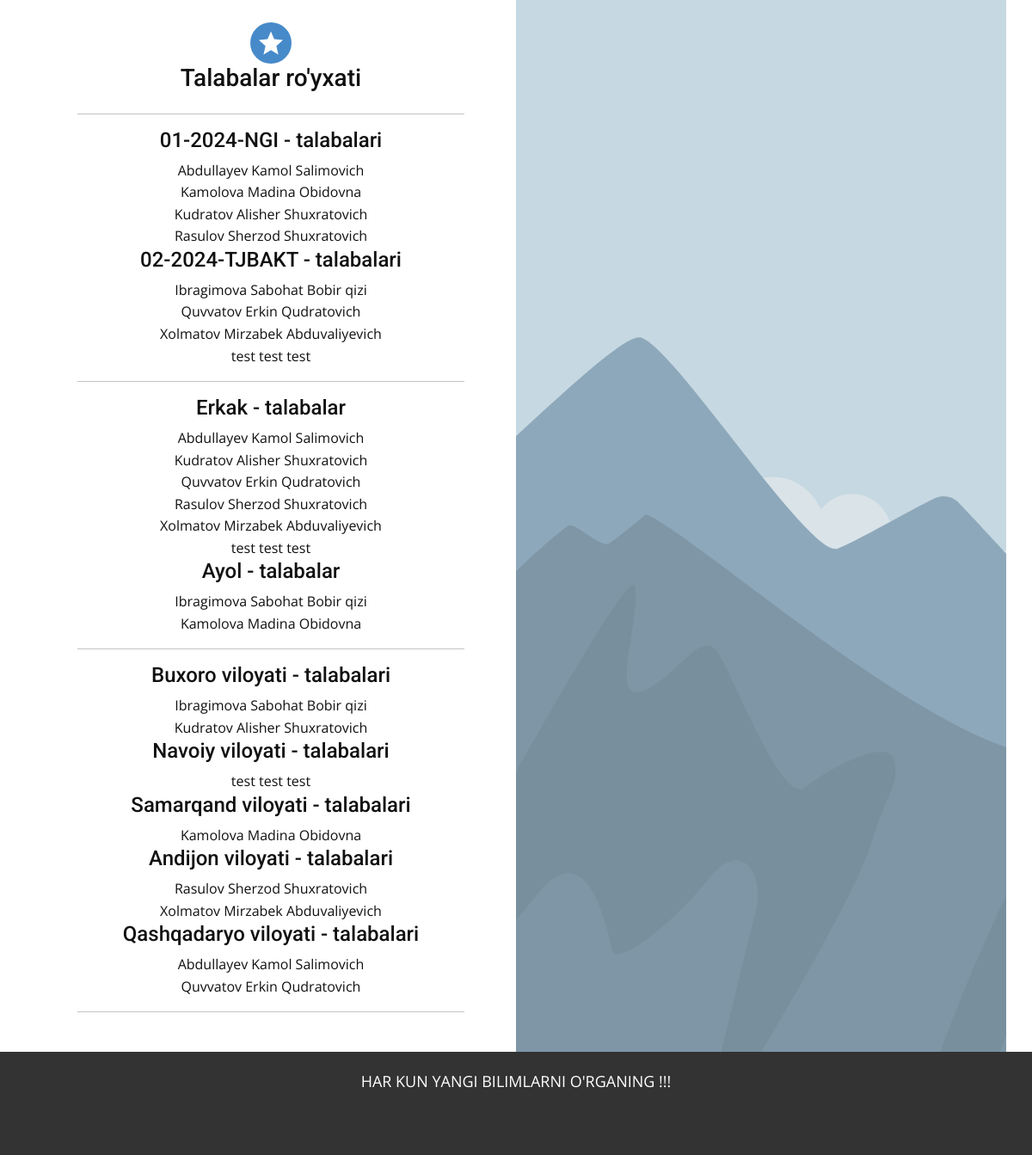
Before: /talaba_related/ (lower part) with the older database file.
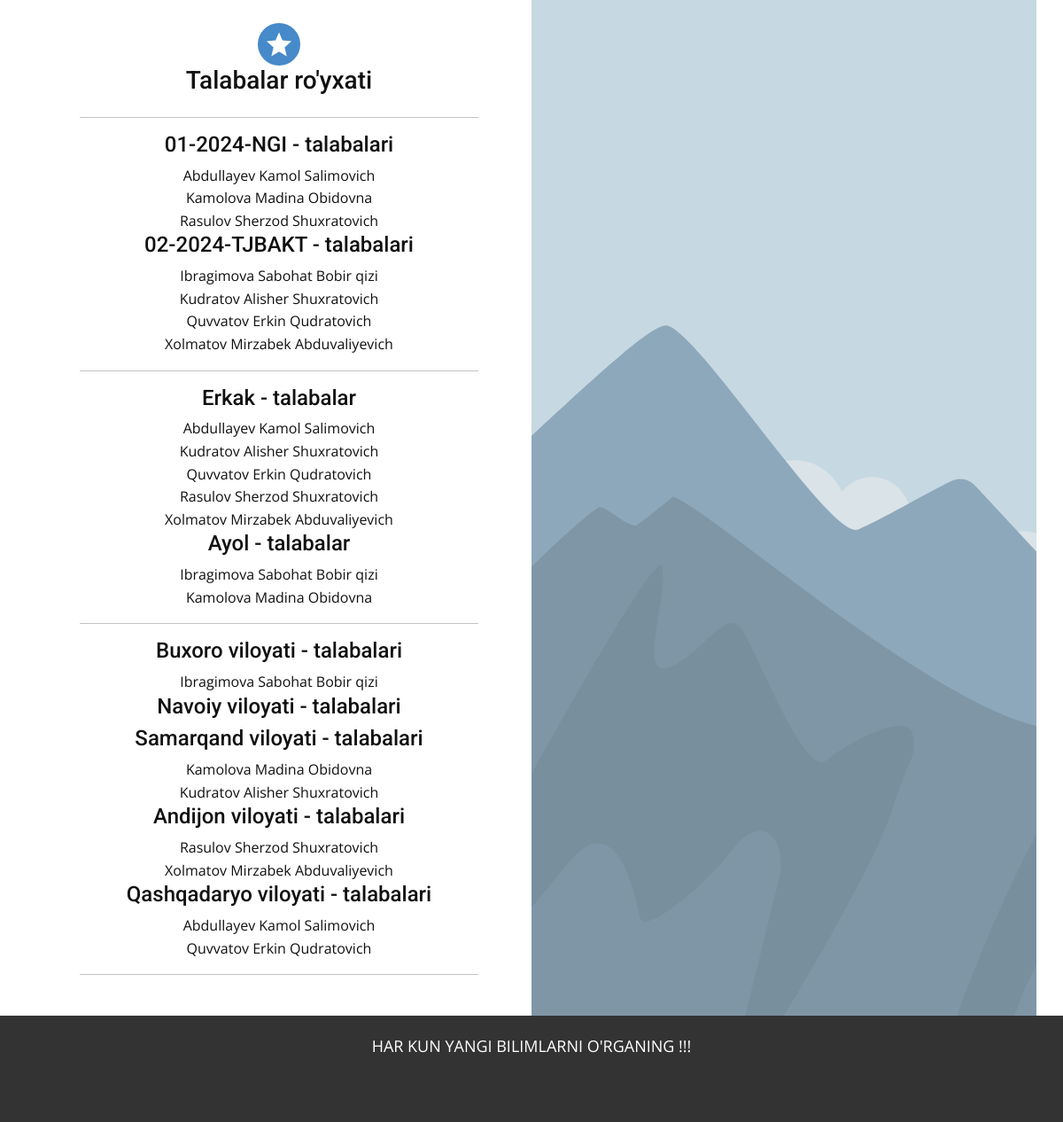
After: the same page with the newer database file.
### student/models.py (models this page shows, shortened)
class Guruh(models.Model):
    guruh_raqami = models.CharField(max_length=100)
    guruh_rahbari = models.CharField(max_length=200)
    class Meta:
        managed = True
        db_table = 'guruh'
        verbose_name = "Guruh"
        verbose_name_plural = "Guruhlar"
    def __str__(self):
        return self.guruh_raqami

class Talaba(models.Model):
    familiya = models.CharField(max_length=50)
    ism = models.CharField(max_length=50)
    otasining_ismi = models.CharField(max_length=50)
    tavallud_kuni = models.DateField()
    yashash_manzili = models.CharField(max_length=200)
    telefon_raqami = models.CharField(max_length=100)
    guruh = models.ForeignKey('Guruh', on_delete=models.DO_NOTHING, db_column='guruh', related_name='talabalar')
    jinsi = models.ForeignKey('Jinsi', on_delete=models.DO_NOTHING, db_column='jinsi', related_name='talabalar')
    viloyat = models.ForeignKey('Viloyatlar', on_delete=models.DO_NOTHING, db_column='viloyat', related_name='talabalar')
    fanlar = models.ManyToManyField('Fanlar')
    image = models.ImageField(upload_to='images')
    created_by = CurrentUserField()
    slug = models.SlugField()
    class Meta:
        managed = True
        db_table = 'talaba'
        ordering = ["familiya"]
        verbose_name = "Talaba"
        verbose_name_plural = "Talabalar"
    def fullname(self):
        return f"{self.familiya} {self.ism} {self.otasining_ismi}"

class Jinsi(models.Model):
    jins = models.CharField(max_length=5)
    class Meta:
        managed = True
        db_table = 'jinsi'
        verbose_name = "Jins"
        verbose_name_plural = "Jinslar"
    def __str__(self):
        return self.jins

class Viloyatlar(models.Model):
    viloyat_nomi = models.CharField(max_length=100)
    class Meta:
        managed = True
        db_table = 'viloyatlar'
        verbose_name = "Viloyat"
        verbose_name_plural = "Viloyatlar"
    def __str__(self):
        return self.viloyat_nomi

### student/views.py (the view)
# urls.py: path('talaba_related/', talaba_related, name='talaba_related'),
def talaba_related(request):
    guruhlar = Guruh.objects.all()
    jinslar = Jinsi.objects.all()
    viloyat = Viloyatlar.objects.all()
    return render(request,
                  'talaba_related.html',
                  {'guruhlar' : guruhlar,
                  'jinslar' : jinslar,
                  'viloyat' : viloyat})

### student/templates/talaba_related.html
{% extends 'base.html' %}
{% block 'data' %}
    <h3>Talabalar ro'yxati</h3><hr>
    {% for x in guruhlar %}
    <h4>        {{ x }} - talabalari</br>    </h4>
        {% for y in x.talabalar.all %}
            {{ y.fullname }}</br>
        {% endfor %}
    {% endfor %}
    <hr>
    {% for x in jinslar %}
    <h4>        {{ x }} - talabalar</br>    </h4>
        {% for y in x.talabalar.all %}
            {{ y.fullname }}</br>
        {% endfor %}
    {% endfor %}
    <hr>
    {% for x in viloyat %}
    <h4>        {{ x }} - talabalari</br>    </h4>
        {% for y in x.talabalar.all %}
            {{ y.fullname }}</br>
        {% endfor %}
    {% endfor %}
    <hr>
{% endblock %}
{% block 'footer' %}
    <p>HAR KUN YANGI BILIMLARNI O'RGANING !!!</p>
{% endblock %}

### student/templates/base.html (shortened to what this page needs)
{% load static %}
{% load crispy_forms_tags %}
<!DOCTYPE html>
<html style="font-size: 16px;" lang="ru"><head>
    <link rel="stylesheet" href="{% static 'nicepage.css' %}" media="screen">
    <link rel="stylesheet" href="{% static 'main.css' %}" media="screen">
  <link rel="stylesheet" href="https://code.jquery.com/ui/1.13.2/themes/base/jquery-ui.css">
  <link href="https://cdn.jsdelivr.net/npm/bootstrap@5.3.3/dist/css/bootstrap.min.css" rel="stylesheet">
  <meta data-intl-tel-input-cdn-path="intlTelInput/"></head>
  <body data-home-page="https://website6161720.nicepage.io/Главная.html?version=b3ee80cb-ac63-7ad0-20cd-9604ff540ec7" data-home-page-title="Главная" data-path-to-root="./" data-include-products="false" class="u-body u-xl-mode" data-lang="ru">
    <section class="u-clearfix u-section-2" id="sec-ed8f">
      <div class="u-clearfix u-sheet u-sheet-1">
        <div class="data-layout-selected u-clearfix u-expanded-width u-gutter-0 u-layout-wrap u-layout-wrap-1">
          <div class="u-layout">
            <div class="u-layout-row">
              <div class="u-align-center u-container-style u-layout-cell u-left-cell u-size-30 u-size-xs-60 u-white u-layout-cell-1" src="">
                <div class="u-container-layout u-valign-middle u-container-layout-1"><span class="u-icon u-icon-circle u-palette-1-base u-icon-1"><svg class="u-svg-link" preserveAspectRatio="xMidYMin slice" viewBox="0 0 32 32"><use xlink:href="#svg-9a68"></use></svg>
              </span>
                 {% block 'data' %}{% endblock %}
                </div>
              </div>
              <div class="u-container-style u-image u-layout-cell u-right-cell u-size-30 u-size-xs-60 u-image-1" src="" data-image-width="1080" data-image-height="1080">
                <div class="u-container-layout u-valign-middle u-container-layout-2" src="">
                </div>
              </div>
            </div>
          </div>
        </div>
      </div>
    </section>
    <footer class="u-align-center u-clearfix u-footer u-grey-80 u-footer" id="sec-bfb7">
      <div class="u-clearfix u-sheet u-sheet-1">
        {% block 'footer' %}{% endblock %}
      </div></footer>
    </body></html>

### student/static/main.css (style rules this page uses)
.u-section-2 { min-height: 66px; }
.u-section-2 .u-sheet-1 { min-height: 655px; }
.u-section-2 .u-layout-wrap-1 { margin: 0 auto 0 0; }
.u-section-2 .u-layout-cell-1 { min-height: 655px; }
.u-section-2 .u-container-layout-1 { padding: 30px 60px; }
.u-section-2 .u-icon-1 { height: 48px; width: 48px; background-image: none; margin: 0 auto; padding: 10px; }
.u-section-2 .u-image-1 { min-height: 655px; background-position: 50% 50%; }
.u-section-2 .u-container-layout-2 { padding: 30px 60px; }

Changed rows visible on the page:
removed Talaba: fullname "test test test"
changed Guruh "01-2024-NGI": loses Talaba (fullname "Kudratov Alisher Shuxratovich")
changed Guruh "02-2024-TJBAKT": gains Talaba (fullname "Kudratov Alisher Shuxratovich")
changed Viloyatlar "Buxoro viloyati": loses Talaba (fullname "Kudratov Alisher Shuxratovich")
changed Viloyatlar "Samarqand viloyati": gains Talaba (fullname "Kudratov Alisher Shuxratovich")
